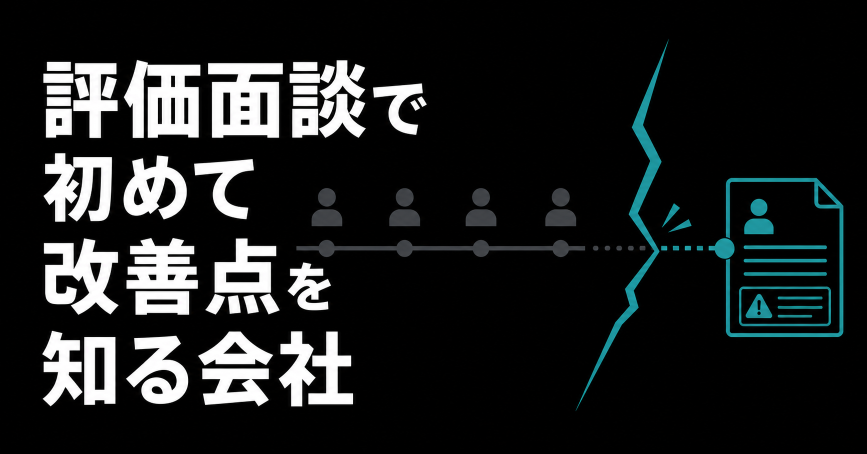
#> input picture images/3a89450c-50e8-41f1-a2c3-fbe9b7287bc1.png, 1733 x 908 px (shown at 1/2 size)
$ python -i prepare_ig_images.py   (imports and definitions only)
#> lines starting #> are read from the running program, lines starting #| are printed output that depends on the picture
#> in convert, img is the input picture: PIL image 1733x908 RGB; mean R, G, B 30.5, 33.1, 33.3
"""Instagram 投稿用に、アイキャッチ画像を正方形 JPEG へ変換する。

Instagram のフィード投稿には次の制約がある。

- 縦横比は 4:5 〜 1.91:1 の範囲内であること
- 公式に指定されている形式は JPEG（PNG や WebP は拒否されることがある）

note 標準のアイキャッチ 1280x670 は比率 1.9104 で、上限 1.91 をわずかに超える。
そのため、元画像には手を触れずに、1080x1080 の JPEG（余白は白）へ変換したものを
images_ig/ に作り、Instagram にはそちらの URL を渡す。

元画像（images/）はそのまま残す。画像内テキストの読み取りは元画像に対して行う。

    python -m src.prepare_ig_images            # 未変換・更新された画像だけ変換
    python -m src.prepare_ig_images --force    # すべて作り直す
"""

from __future__ import annotations

import argparse
import logging
from pathlib import Path

from PIL import Image

logger = logging.getLogger(__name__)

REPO_ROOT = Path(__file__).resolve().parent.parent
SOURCE_DIR = REPO_ROOT / "images"
OUTPUT_DIR = REPO_ROOT / "images_ig"
DEFAULT_IMAGE = REPO_ROOT / "assets" / "default_post_image.png"

CANVAS_SIZE = 1080  # 1080x1080（Instagram で表示面積が最大になる正方形）
FALLBACK_BACKGROUND = (255, 255, 255)
JPEG_QUALITY = 88
SOURCE_EXTENSIONS = (".jpg", ".jpeg", ".png", ".webp", ".gif")


def background_color(img: Image.Image) -> tuple[int, int, int]:
    """余白の色を、元画像の上下の縁から決める。

    白背景の画像には白、黒背景の画像には黒が入るので、
    余白が帯として目立たない。縁の色がばらついている場合は白に戻す。
    """
    width, height = img.size
#> width = 1733; height = 908
    edge = list(img.crop((0, 0, width, 1)).getdata()) + list(
        img.crop((0, height - 1, width, height)).getdata()
    )
#> edge = 3466 items, first 6: (0, 0, 0), (0, 0, 0), (0, 0, 0), (0, 0, 0), (0, 0, 0), (0, 0, 0)
    if not edge:
        return FALLBACK_BACKGROUND

    average = tuple(sum(channel) // len(edge) for channel in zip(*edge))
#> average = (0, 0, 0)
    # 平均から大きく外れる画素が多い＝縁が単色でない場合は白にする
    spread = sum(
        1
        for pixel in edge
        if max(abs(p - a) for p, a in zip(pixel, average)) > 24
    )
#> spread = 0
    if spread > len(edge) * 0.2:
        return FALLBACK_BACKGROUND
    return average


def convert(src: Path, dest: Path) -> None:
    """1枚を正方形 JPEG に変換する（切り抜かず、余白を足して収める）。"""
    with Image.open(src) as img:
        img = img.convert("RGB")
        background = background_color(img)
#> background = (0, 0, 0)
        img.thumbnail((CANVAS_SIZE, CANVAS_SIZE), Image.LANCZOS)
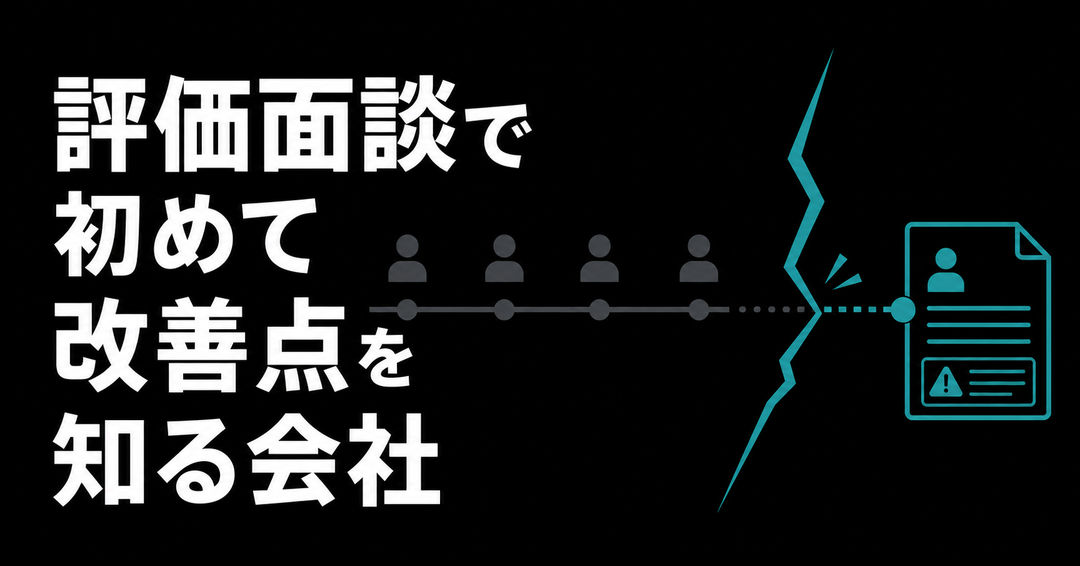
#> img: PIL image 1080x566 RGB; mean R, G, B 30.6, 33.1, 33.3
        canvas = Image.new("RGB", (CANVAS_SIZE, CANVAS_SIZE), background)
#> canvas: PIL image 1080x1080 RGB; every value is 0
        canvas.paste(img, ((CANVAS_SIZE - img.width) // 2, (CANVAS_SIZE - img.height) // 2))
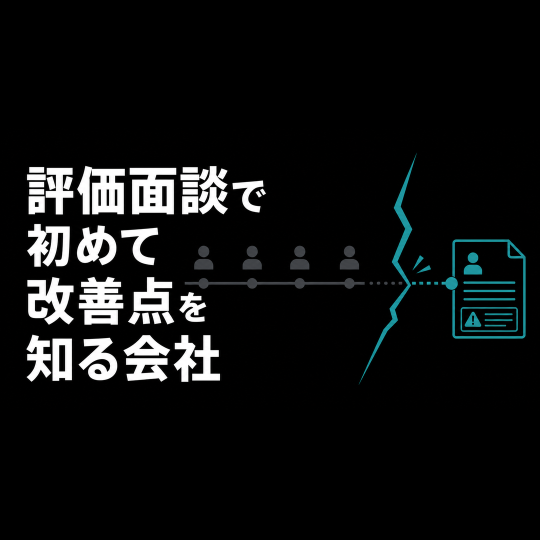
#> canvas: PIL image 1080x1080 RGB (shown at 1/2 size); mean R, G, B 16, 17.3, 17.5
#> (the run stopped early here; a loop or call above may not have finished)
